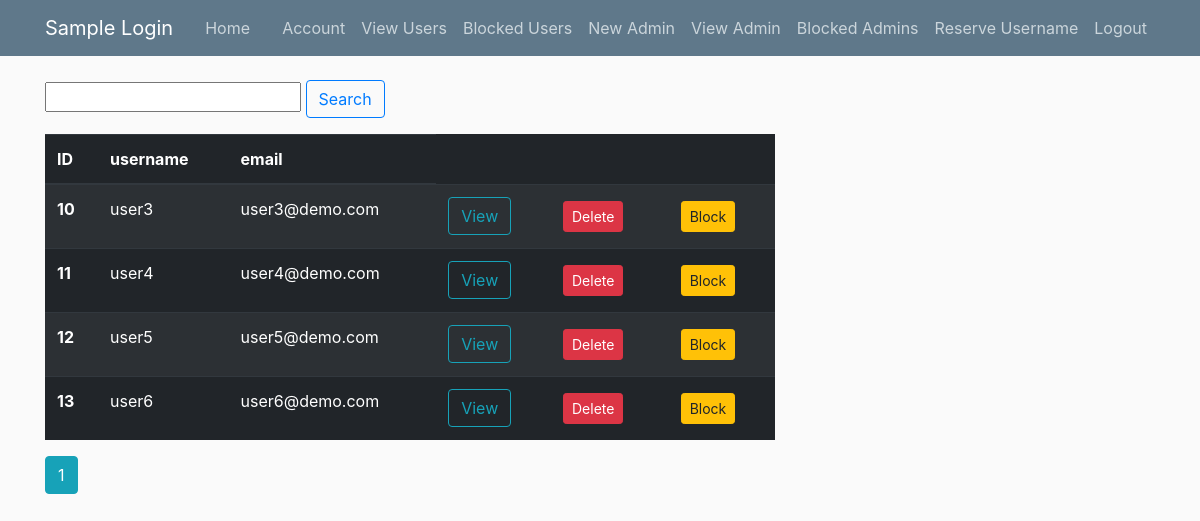
The app's page /usersview (signed in) with its own data.
### flaskapp/models.py (models this page shows, shortened)
class User(db.Model, UserMixin):
    id = db.Column(db.Integer, primary_key = True)
    username = db.Column(db.String(20), unique=True, nullable=False)
    email = db.Column(db.String(120), unique=True, nullable=False)
    password = db.Column(db.String(60), nullable=False)
    image_file = db.Column(db.String(20), nullable=False, default='default.jpg')
    category = db.Column(db.String(10), default='user')
    status = db.Column(db.String(10), default='active')

### flaskapp/routes.py (the view)
@app.route("/usersview", methods=['GET', 'POST'])
@login_required
def usersview():
    if current_user.category != 'admin':
        return redirect(url_for('home'))
    form = searchForm()
    Users = User.query.order_by(User.username).all()
    if form.validate_on_submit():
        page = request.args.get('page', 1, type=int)
        users = User.query.filter_by(status = 'active').filter(User.username.like('%' + form.username.data + '%')).paginate(page = page, per_page = 5)
        return render_template("viewUsers.html", users = users, title = 'Search Result')
    page = request.args.get('page', 1, type=int)
    users = User.query.filter_by(category = 'user').filter_by(status = 'active').order_by(User.id.asc()).paginate(page = page, per_page = 5)
    return render_template("viewUsers.html", users = users, title = 'Users',  form=form)

### flaskapp/forms.py
class searchForm(FlaskForm):
    username = StringField('Search user', validators=[DataRequired(), length(max=60)])
    submit = SubmitField('Search')

### flaskapp/models.py (called while the page is built)
@login_manager.user_loader
def load_user(user_id):
    return User.query.get(int(user_id))

### flaskapp/templates/viewUsers.html (shortened to what this page needs)
{% extends 'layout.html' %}
{% block content %}
{% if title == 'Users' %}
  <div class="form-group">
    <div class="input-group">
      <form action="" method="POST">
        {{ form.username(class="form-control-rounded") }}
        {{ form.submit(class="btn btn-outline-primary") }}
        </form>
    </div>
  </div>
{% endif %}
<table class="table table-striped table-dark">
    <thead>
      <tr>
        <th scope="col">ID</th>
        <th scope="col">username</th>
        <th scope="col">email</th>
      </tr>
    </thead>
    <tbody>
        {% for user in users.items %}
            <tr>
                <th scope="row">{{ user.id }}</th>
                <td>{{ user.username }}</td>
                <td>{{ user.email }}</td>
                <td>
                  <a href="{{url_for('singleUserView', id = user.id)}}"><input type="button" class="btn btn-outline-info" value="View"></a>
                </td>
                <td>
                  <button type="button" class="btn btn-danger btn-sm m-1" data-toggle="modal" data-target="#deleteUserModal{{ user.id }}">Delete</button>
                </td>
                <td>
                  {% if title == 'Blocked Users' or title == 'Blocked SubAdmins' %}
                    <button type="button" class="btn btn-warning btn-sm m-1" data-toggle="modal" data-target="#unblockUserModal{{ user.id }}">UnBlock</button>
                  {% else %}
                    <button type="button" class="btn btn-warning btn-sm m-1" data-toggle="modal" data-target="#blockUserModal{{ user.id }}">Block</button>
                  {% endif %}
                </td>
            </tr>
      {% endfor %}
    </tbody>
</table>
  {% if title == 'SubAdmins' %}
    {% for page_num in users.iter_pages(left_edge=1, right_edge=1, left_current=1, right_current=2) %}
    {% if page_num %}
      {% if users.page == page_num %}
        <a class="btn btn-info mb-4" href="{{ url_for('subAdminView', page=page_num) }}">{{ page_num }}</a>
      {% else %}
        <a class="btn btn-outline-info mb-4" href="{{ url_for('subAdminView', page=page_num) }}">{{ page_num }}</a>
      {% endif %}
    {% else %}
      ...
    {% endif %}
    {% endfor %}
  {% else %}
    {% for page_num in users.iter_pages(left_edge=1, right_edge=1, left_current=1, right_current=2) %}
              {% if page_num %}
                {% if users.page == page_num %}
                  <a class="btn btn-info mb-4" href="{{ url_for('usersview', page=page_num) }}">{{ page_num }}</a>
                {% else %}
                  <a class="btn btn-outline-info mb-4" href="{{ url_for('usersview', page=page_num) }}">{{ page_num }}</a>
                {% endif %}
              {% else %}
                ...
              {% endif %}
        {% endfor %}
  {% endif %}
{% endblock %}

### flaskapp/static/main.css (style rules this page uses)
body { background: #fafafa; color: #333333; margin-top: 5rem; }

### records on screen
User: id "10", username "user3", email "user3@demo.com"
User: id "11", username "user4", email "user4@demo.com"
User: id "12", username "user5", email "user5@demo.com"
User: id "13", username "user6", email "user6@demo.com"

### other values on screen
{{ page_num }} "1"
